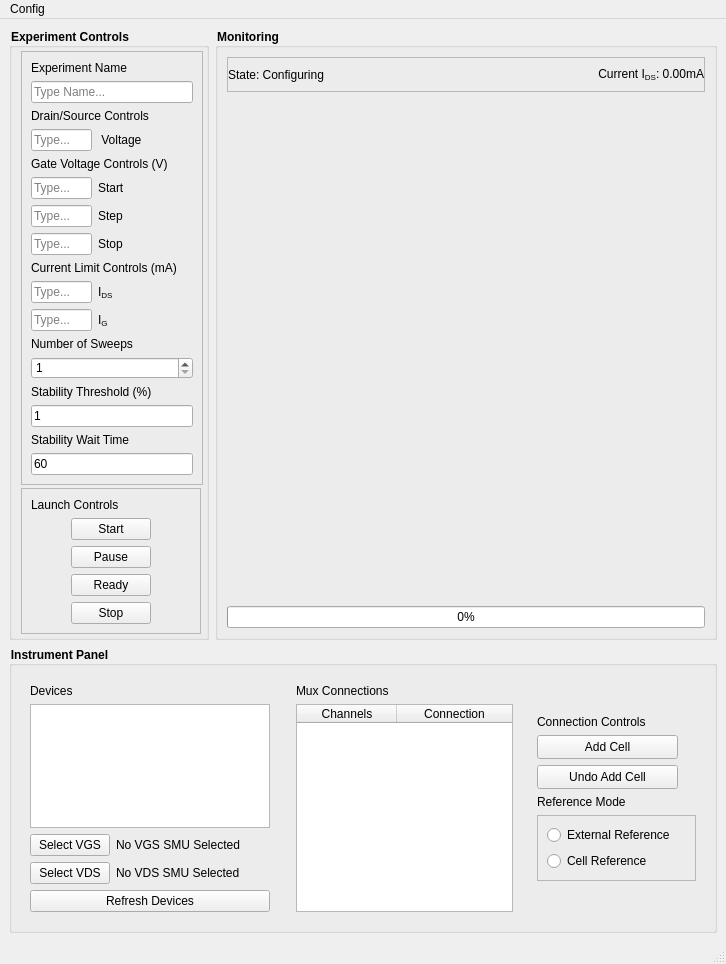
<?xml version="1.0" encoding="UTF-8"?>
<ui version="4.0">
 <class>MainWindow</class>
 <widget class="QMainWindow" name="MainWindow">
  <property name="geometry">
   <rect>
    <x>0</x>
    <y>0</y>
    <width>726</width>
    <height>964</height>
   </rect>
  </property>
  <property name="windowTitle">
   <string>EGFET Controls</string>
  </property>
  <property name="windowIcon">
   <iconset>
    <normaloff>../../../../static/icon.jpg</normaloff>../../../../static/icon.jpg</iconset>
  </property>
  <widget class="QWidget" name="centralwidget">
   <layout class="QGridLayout" name="gridLayout_3">
    <item row="1" column="0">
     <widget class="QGroupBox" name="instrumentPanel">
      <property name="maximumSize">
       <size>
        <width>16777215</width>
        <height>337</height>
       </size>
      </property>
      <property name="autoFillBackground">
       <bool>true</bool>
      </property>
      <property name="styleSheet">
       <string notr="true">font-weight: bold</string>
      </property>
      <property name="title">
       <string>Instrument Panel</string>
      </property>
      <layout class="QGridLayout" name="gridLayout">
       <item row="0" column="1">
        <widget class="QFrame" name="frame">
         <property name="styleSheet">
          <string notr="true">font-weight: normal</string>
         </property>
         <layout class="QVBoxLayout" name="verticalLayout_7">
          <property name="leftMargin">
           <number>9</number>
          </property>
          <property name="topMargin">
           <number>9</number>
          </property>
          <property name="rightMargin">
           <number>9</number>
          </property>
          <property name="bottomMargin">
           <number>9</number>
          </property>
          <item alignment="Qt::AlignmentFlag::AlignLeft">
           <widget class="QLabel" name="label_7">
            <property name="text">
             <string>Mux Connections</string>
            </property>
           </widget>
          </item>
          <item>
           <widget class="QTableWidget" name="tableWidget">
            <property name="minimumSize">
             <size>
              <width>217</width>
              <height>0</height>
             </size>
            </property>
            <property name="verticalScrollBarPolicy">
             <enum>Qt::ScrollBarPolicy::ScrollBarAsNeeded</enum>
            </property>
            <attribute name="horizontalHeaderVisible">
             <bool>true</bool>
            </attribute>
            <attribute name="horizontalHeaderCascadingSectionResizes">
             <bool>false</bool>
            </attribute>
            <attribute name="horizontalHeaderHighlightSections">
             <bool>true</bool>
            </attribute>
            <attribute name="horizontalHeaderShowSortIndicator" stdset="0">
             <bool>false</bool>
            </attribute>
            <attribute name="horizontalHeaderStretchLastSection">
             <bool>true</bool>
            </attribute>
            <attribute name="verticalHeaderVisible">
             <bool>false</bool>
            </attribute>
            <attribute name="verticalHeaderCascadingSectionResizes">
             <bool>false</bool>
            </attribute>
            <attribute name="verticalHeaderStretchLastSection">
             <bool>false</bool>
            </attribute>
            <column>
             <property name="text">
              <string>Channels</string>
             </property>
            </column>
            <column>
             <property name="text">
              <string>Connection</string>
             </property>
            </column>
           </widget>
          </item>
         </layout>
        </widget>
       </item>
       <item row="0" column="2">
        <widget class="QFrame" name="frame">
         <property name="minimumSize">
          <size>
           <width>177</width>
           <height>0</height>
          </size>
         </property>
         <property name="maximumSize">
          <size>
           <width>200</width>
           <height>16777215</height>
          </size>
         </property>
         <property name="styleSheet">
          <string notr="true">font-weight: normal</string>
         </property>
         <layout class="QVBoxLayout" name="verticalLayout_3">
          <property name="leftMargin">
           <number>9</number>
          </property>
          <property name="topMargin">
           <number>9</number>
          </property>
          <property name="rightMargin">
           <number>9</number>
          </property>
          <property name="bottomMargin">
           <number>9</number>
          </property>
          <item>
           <spacer name="verticalSpacer">
            <property name="orientation">
             <enum>Qt::Orientation::Vertical</enum>
            </property>
            <property name="sizeHint" stdset="0">
             <size>
              <width>20</width>
              <height>40</height>
             </size>
            </property>
           </spacer>
          </item>
          <item>
           <widget class="QLabel" name="label_5">
            <property name="text">
             <string>Connection Controls</string>
            </property>
           </widget>
          </item>
          <item>
           <layout class="QHBoxLayout" name="horizontalLayout_7">
            <item>
             <widget class="QPushButton" name="addCellButton">
              <property name="minimumSize">
               <size>
                <width>141</width>
                <height>24</height>
               </size>
              </property>
              <property name="text">
               <string>Add Cell</string>
              </property>
             </widget>
            </item>
            <item>
             <spacer name="horizontalSpacer_9">
              <property name="orientation">
               <enum>Qt::Orientation::Horizontal</enum>
              </property>
              <property name="sizeHint" stdset="0">
               <size>
                <width>40</width>
                <height>20</height>
               </size>
              </property>
             </spacer>
            </item>
           </layout>
          </item>
          <item>
           <layout class="QHBoxLayout" name="horizontalLayout_8">
            <item>
             <widget class="QPushButton" name="removeCellButton">
              <property name="minimumSize">
               <size>
                <width>141</width>
                <height>24</height>
               </size>
              </property>
              <property name="text">
               <string>Undo Add Cell</string>
              </property>
             </widget>
            </item>
            <item>
             <spacer name="horizontalSpacer_11">
              <property name="orientation">
               <enum>Qt::Orientation::Horizontal</enum>
              </property>
              <property name="sizeHint" stdset="0">
               <size>
                <width>40</width>
                <height>20</height>
               </size>
              </property>
             </spacer>
            </item>
           </layout>
          </item>
          <item>
           <widget class="QLabel" name="label_6">
            <property name="text">
             <string>Reference Mode</string>
            </property>
           </widget>
          </item>
          <item>
           <widget class="QFrame" name="referenceModeFrame">
            <property name="frameShape">
             <enum>QFrame::Shape::StyledPanel</enum>
            </property>
            <property name="frameShadow">
             <enum>QFrame::Shadow::Raised</enum>
            </property>
            <layout class="QVBoxLayout" name="verticalLayout_8">
             <item>
              <widget class="QRadioButton" name="externalReferenceRadio">
               <property name="text">
                <string>External Reference</string>
               </property>
               <property name="checkable">
                <bool>true</bool>
               </property>
               <property name="checked">
                <bool>false</bool>
               </property>
               <attribute name="buttonGroup">
                <string notr="true">referenceModeButtonGroup</string>
               </attribute>
              </widget>
             </item>
             <item>
              <widget class="QRadioButton" name="cellReferenceRadio">
               <property name="text">
                <string>Cell Reference </string>
               </property>
               <property name="checked">
                <bool>false</bool>
               </property>
               <attribute name="buttonGroup">
                <string notr="true">referenceModeButtonGroup</string>
               </attribute>
              </widget>
             </item>
            </layout>
           </widget>
          </item>
          <item>
           <spacer name="verticalSpacer_2">
            <property name="orientation">
             <enum>Qt::Orientation::Vertical</enum>
            </property>
            <property name="sizeHint" stdset="0">
             <size>
              <width>20</width>
              <height>40</height>
             </size>
            </property>
           </spacer>
          </item>
         </layout>
        </widget>
       </item>
       <item row="0" column="0">
        <widget class="QFrame" name="devicesFrame">
         <property name="maximumSize">
          <size>
           <width>300</width>
           <height>16777215</height>
          </size>
         </property>
         <property name="styleSheet">
          <string notr="true">font-weight:normal</string>
         </property>
         <layout class="QGridLayout" name="gridLayout_2">
          <property name="sizeConstraint">
           <enum>QLayout::SizeConstraint::SetDefaultConstraint</enum>
          </property>
          <item row="2" column="0">
           <layout class="QHBoxLayout" name="horizontalLayout_11">
            <item>
             <widget class="QPushButton" name="selectVGSDeviceButton">
              <property name="text">
               <string>Select VGS</string>
              </property>
             </widget>
            </item>
            <item>
             <widget class="QLabel" name="vgsSourceText">
              <property name="text">
               <string>No VGS SMU Selected</string>
              </property>
             </widget>
            </item>
            <item>
             <spacer name="horizontalSpacer_17">
              <property name="orientation">
               <enum>Qt::Orientation::Horizontal</enum>
              </property>
              <property name="sizeHint" stdset="0">
               <size>
                <width>40</width>
                <height>20</height>
               </size>
              </property>
             </spacer>
            </item>
           </layout>
          </item>
          <item row="3" column="0">
           <layout class="QHBoxLayout" name="horizontalLayout_10">
            <item>
             <widget class="QPushButton" name="selectVDSDeviceButton">
              <property name="text">
               <string>Select VDS</string>
              </property>
             </widget>
            </item>
            <item>
             <widget class="QLabel" name="vdsSourceText">
              <property name="text">
               <string>No VDS SMU Selected</string>
              </property>
             </widget>
            </item>
            <item>
             <spacer name="horizontalSpacer_15">
              <property name="orientation">
               <enum>Qt::Orientation::Horizontal</enum>
              </property>
              <property name="sizeHint" stdset="0">
               <size>
                <width>40</width>
                <height>20</height>
               </size>
              </property>
             </spacer>
            </item>
           </layout>
          </item>
          <item row="1" column="0">
           <widget class="QListWidget" name="deviceListWidget">
            <property name="minimumSize">
             <size>
              <width>240</width>
              <height>0</height>
             </size>
            </property>
            <property name="maximumSize">
             <size>
              <width>240</width>
              <height>16777215</height>
             </size>
            </property>
           </widget>
          </item>
          <item row="4" column="0">
           <widget class="QPushButton" name="refreshDeviceListButton">
            <property name="text">
             <string>Refresh Devices</string>
            </property>
           </widget>
          </item>
          <item row="0" column="0">
           <widget class="QLabel" name="label_4">
            <property name="text">
             <string>Devices</string>
            </property>
           </widget>
          </item>
          <item row="1" column="1">
           <spacer name="horizontalSpacer_20">
            <property name="orientation">
             <enum>Qt::Orientation::Horizontal</enum>
            </property>
            <property name="sizeHint" stdset="0">
             <size>
              <width>40</width>
              <height>20</height>
             </size>
            </property>
           </spacer>
          </item>
         </layout>
        </widget>
       </item>
      </layout>
     </widget>
    </item>
    <item row="0" column="0">
     <layout class="QHBoxLayout" name="horizontalLayout">
      <item>
       <widget class="QGroupBox" name="experimentPanel">
        <property name="maximumSize">
         <size>
          <width>200</width>
          <height>16777215</height>
         </size>
        </property>
        <property name="autoFillBackground">
         <bool>true</bool>
        </property>
        <property name="styleSheet">
         <string notr="true">QGroupBox {font-weight: bold}</string>
        </property>
        <property name="title">
         <string>Experiment Controls</string>
        </property>
        <property name="flat">
         <bool>false</bool>
        </property>
        <property name="checkable">
         <bool>false</bool>
        </property>
        <property name="checked">
         <bool>false</bool>
        </property>
        <layout class="QVBoxLayout" name="verticalLayout">
         <property name="spacing">
          <number>3</number>
         </property>
         <property name="topMargin">
          <number>3</number>
         </property>
         <property name="rightMargin">
          <number>3</number>
         </property>
         <property name="bottomMargin">
          <number>3</number>
         </property>
         <item>
          <widget class="QFrame" name="experimentSettingsFrame">
           <property name="frameShape">
            <enum>QFrame::Shape::StyledPanel</enum>
           </property>
           <property name="frameShadow">
            <enum>QFrame::Shadow::Raised</enum>
           </property>
           <layout class="QVBoxLayout" name="verticalLayout_5">
            <item>
             <widget class="QLabel" name="label_15">
              <property name="text">
               <string>Experiment Name</string>
              </property>
             </widget>
            </item>
            <item>
             <widget class="QLineEdit" name="experimentNameText">
              <property name="placeholderText">
               <string>Type Name...</string>
              </property>
             </widget>
            </item>
            <item>
             <widget class="QLabel" name="fixed_source_label">
              <property name="text">
               <string>Drain/Source Controls</string>
              </property>
             </widget>
            </item>
            <item>
             <layout class="QHBoxLayout" name="horizontalLayout_14">
              <item>
               <widget class="QLineEdit" name="drainVoltageText">
                <property name="maximumSize">
                 <size>
                  <width>61</width>
                  <height>23</height>
                 </size>
                </property>
                <property name="text">
                 <string/>
                </property>
                <property name="placeholderText">
                 <string>Type...</string>
                </property>
               </widget>
              </item>
              <item>
               <widget class="QLabel" name="label_9">
                <property name="text">
                 <string> Voltage</string>
                </property>
               </widget>
              </item>
              <item>
               <spacer name="horizontalSpacer_18">
                <property name="orientation">
                 <enum>Qt::Orientation::Horizontal</enum>
                </property>
                <property name="sizeHint" stdset="0">
                 <size>
                  <width>40</width>
                  <height>20</height>
                 </size>
                </property>
               </spacer>
              </item>
             </layout>
            </item>
            <item>
             <widget class="QLabel" name="sweep_controls_label">
              <property name="text">
               <string>Gate Voltage Controls (V)</string>
              </property>
             </widget>
            </item>
            <item>
             <layout class="QHBoxLayout" name="horizontalLayout_2">
              <item>
               <widget class="QLineEdit" name="gateStartText">
                <property name="maximumSize">
                 <size>
                  <width>61</width>
                  <height>23</height>
                 </size>
                </property>
                <property name="text">
                 <string/>
                </property>
                <property name="placeholderText">
                 <string>Type...</string>
                </property>
               </widget>
              </item>
              <item>
               <widget class="QLabel" name="label">
                <property name="text">
                 <string>Start</string>
                </property>
               </widget>
              </item>
              <item>
               <spacer name="horizontalSpacer">
                <property name="orientation">
                 <enum>Qt::Orientation::Horizontal</enum>
                </property>
                <property name="sizeHint" stdset="0">
                 <size>
                  <width>40</width>
                  <height>20</height>
                 </size>
                </property>
               </spacer>
              </item>
             </layout>
            </item>
            <item>
             <layout class="QHBoxLayout" name="horizontalLayout_3">
              <item>
               <widget class="QLineEdit" name="gateStepText">
                <property name="maximumSize">
                 <size>
                  <width>61</width>
                  <height>23</height>
                 </size>
                </property>
                <property name="text">
                 <string/>
                </property>
                <property name="placeholderText">
                 <string>Type...</string>
                </property>
               </widget>
              </item>
              <item>
               <widget class="QLabel" name="label_2">
                <property name="text">
                 <string>Step</string>
                </property>
               </widget>
              </item>
              <item>
               <spacer name="horizontalSpacer_2">
                <property name="orientation">
                 <enum>Qt::Orientation::Horizontal</enum>
                </property>
                <property name="sizeHint" stdset="0">
                 <size>
                  <width>40</width>
                  <height>20</height>
                 </size>
                </property>
               </spacer>
              </item>
             </layout>
            </item>
            <item>
             <layout class="QHBoxLayout" name="horizontalLayout_4">
              <item>
               <widget class="QLineEdit" name="gateStopText">
                <property name="maximumSize">
                 <size>
                  <width>61</width>
                  <height>23</height>
                 </size>
                </property>
                <property name="text">
                 <string/>
                </property>
                <property name="placeholderText">
                 <string>Type...</string>
                </property>
               </widget>
              </item>
              <item>
               <widget class="QLabel" name="label_3">
                <property name="text">
                 <string>Stop</string>
                </property>
               </widget>
              </item>
              <item>
               <spacer name="horizontalSpacer_3">
                <property name="orientation">
                 <enum>Qt::Orientation::Horizontal</enum>
                </property>
                <property name="sizeHint" stdset="0">
                 <size>
                  <width>40</width>
                  <height>20</height>
                 </size>
                </property>
               </spacer>
              </item>
             </layout>
            </item>
            <item>
             <widget class="QLabel" name="label_11">
              <property name="text">
               <string>Current Limit Controls (mA)</string>
              </property>
             </widget>
            </item>
            <item>
             <layout class="QHBoxLayout" name="horizontalLayout_18">
              <item>
               <widget class="QLineEdit" name="idsCurrentLimitText">
                <property name="maximumSize">
                 <size>
                  <width>61</width>
                  <height>23</height>
                 </size>
                </property>
                <property name="text">
                 <string/>
                </property>
                <property name="placeholderText">
                 <string>Type...</string>
                </property>
               </widget>
              </item>
              <item>
               <widget class="QLabel" name="label_13">
                <property name="text">
                 <string>&lt;html&gt;&lt;head/&gt;&lt;body&gt;&lt;p&gt;I&lt;span style=&quot; vertical-align:sub;&quot;&gt;DS&lt;/span&gt;&lt;/p&gt;&lt;/body&gt;&lt;/html&gt;</string>
                </property>
               </widget>
              </item>
              <item>
               <spacer name="horizontalSpacer_16">
                <property name="orientation">
                 <enum>Qt::Orientation::Horizontal</enum>
                </property>
                <property name="sizeHint" stdset="0">
                 <size>
                  <width>40</width>
                  <height>20</height>
                 </size>
                </property>
               </spacer>
              </item>
             </layout>
            </item>
            <item>
             <layout class="QHBoxLayout" name="horizontalLayout_17">
              <item>
               <widget class="QLineEdit" name="igCurrentLimitText">
                <property name="maximumSize">
                 <size>
                  <width>61</width>
                  <height>23</height>
                 </size>
                </property>
                <property name="text">
                 <string/>
                </property>
                <property name="placeholderText">
                 <string>Type...</string>
                </property>
               </widget>
              </item>
              <item>
               <widget class="QLabel" name="label_12">
                <property name="text">
                 <string>&lt;html&gt;&lt;head/&gt;&lt;body&gt;&lt;p&gt;I&lt;span style=&quot; vertical-align:sub;&quot;&gt;G&lt;/span&gt;&lt;/p&gt;&lt;/body&gt;&lt;/html&gt;</string>
                </property>
               </widget>
              </item>
              <item>
               <spacer name="horizontalSpacer_8">
                <property name="orientation">
                 <enum>Qt::Orientation::Horizontal</enum>
                </property>
                <property name="sizeHint" stdset="0">
                 <size>
                  <width>40</width>
                  <height>20</height>
                 </size>
                </property>
               </spacer>
              </item>
             </layout>
            </item>
            <item>
             <widget class="QLabel" name="label_16">
              <property name="text">
               <string>Number of Sweeps</string>
              </property>
             </widget>
            </item>
            <item>
             <widget class="QSpinBox" name="numSweepsSpin">
              <property name="minimum">
               <number>1</number>
              </property>
              <property name="maximum">
               <number>999</number>
              </property>
             </widget>
            </item>
            <item>
             <widget class="QLabel" name="label_17">
              <property name="text">
               <string>Stability Threshold (%)</string>
              </property>
             </widget>
            </item>
            <item>
             <widget class="QLineEdit" name="stabilityThresholdText">
              <property name="text">
               <string>1</string>
              </property>
             </widget>
            </item>
            <item>
             <widget class="QLabel" name="label_8">
              <property name="text">
               <string>Stability Wait Time</string>
              </property>
             </widget>
            </item>
            <item>
             <widget class="QLineEdit" name="stabilityWaitTimeInput">
              <property name="text">
               <string>60</string>
              </property>
             </widget>
            </item>
           </layout>
          </widget>
         </item>
         <item alignment="Qt::AlignmentFlag::AlignLeft">
          <widget class="QFrame" name="launchControlsFrame">
           <property name="frameShape">
            <enum>QFrame::Shape::StyledPanel</enum>
           </property>
           <property name="frameShadow">
            <enum>QFrame::Shadow::Raised</enum>
           </property>
           <layout class="QVBoxLayout" name="verticalLayout_2">
            <item>
             <widget class="QLabel" name="label_14">
              <property name="text">
               <string>Launch Controls</string>
              </property>
             </widget>
            </item>
            <item>
             <layout class="QHBoxLayout" name="horizontalLayout_5">
              <item>
               <spacer name="horizontalSpacer_4">
                <property name="orientation">
                 <enum>Qt::Orientation::Horizontal</enum>
                </property>
                <property name="sizeHint" stdset="0">
                 <size>
                  <width>40</width>
                  <height>20</height>
                 </size>
                </property>
               </spacer>
              </item>
              <item>
               <widget class="QPushButton" name="startExperimentButton">
                <property name="text">
                 <string>Start</string>
                </property>
               </widget>
              </item>
              <item>
               <spacer name="horizontalSpacer_5">
                <property name="orientation">
                 <enum>Qt::Orientation::Horizontal</enum>
                </property>
                <property name="sizeHint" stdset="0">
                 <size>
                  <width>40</width>
                  <height>20</height>
                 </size>
                </property>
               </spacer>
              </item>
             </layout>
            </item>
            <item>
             <layout class="QHBoxLayout" name="horizontalLayout_9">
              <item>
               <spacer name="horizontalSpacer_13">
                <property name="orientation">
                 <enum>Qt::Orientation::Horizontal</enum>
                </property>
                <property name="sizeHint" stdset="0">
                 <size>
                  <width>40</width>
                  <height>20</height>
                 </size>
                </property>
               </spacer>
              </item>
              <item>
               <widget class="QPushButton" name="pauseExperimentButton">
                <property name="text">
                 <string>Pause</string>
                </property>
               </widget>
              </item>
              <item>
               <spacer name="horizontalSpacer_19">
                <property name="orientation">
                 <enum>Qt::Orientation::Horizontal</enum>
                </property>
                <property name="sizeHint" stdset="0">
                 <size>
                  <width>40</width>
                  <height>20</height>
                 </size>
                </property>
               </spacer>
              </item>
             </layout>
            </item>
            <item>
             <layout class="QHBoxLayout" name="horizontalLayout_16">
              <item>
               <spacer name="horizontalSpacer_21">
                <property name="orientation">
                 <enum>Qt::Orientation::Horizontal</enum>
                </property>
                <property name="sizeHint" stdset="0">
                 <size>
                  <width>40</width>
                  <height>20</height>
                 </size>
                </property>
               </spacer>
              </item>
              <item>
               <widget class="QPushButton" name="readyUserTrigger">
                <property name="text">
                 <string>Ready</string>
                </property>
               </widget>
              </item>
              <item>
               <spacer name="horizontalSpacer_22">
                <property name="orientation">
                 <enum>Qt::Orientation::Horizontal</enum>
                </property>
                <property name="sizeHint" stdset="0">
                 <size>
                  <width>40</width>
                  <height>20</height>
                 </size>
                </property>
               </spacer>
              </item>
             </layout>
            </item>
            <item>
             <layout class="QHBoxLayout" name="horizontalLayout_6">
              <item>
               <spacer name="horizontalSpacer_6">
                <property name="orientation">
                 <enum>Qt::Orientation::Horizontal</enum>
                </property>
                <property name="sizeHint" stdset="0">
                 <size>
                  <width>40</width>
                  <height>20</height>
                 </size>
                </property>
               </spacer>
              </item>
              <item>
               <widget class="QPushButton" name="stopExperimentButton">
                <property name="text">
                 <string>Stop</string>
                </property>
               </widget>
              </item>
              <item>
               <spacer name="horizontalSpacer_7">
                <property name="orientation">
                 <enum>Qt::Orientation::Horizontal</enum>
                </property>
                <property name="sizeHint" stdset="0">
                 <size>
                  <width>40</width>
                  <height>20</height>
                 </size>
                </property>
               </spacer>
              </item>
             </layout>
            </item>
           </layout>
          </widget>
         </item>
         <item>
          <spacer name="verticalSpacer_3">
           <property name="orientation">
            <enum>Qt::Orientation::Vertical</enum>
           </property>
           <property name="sizeHint" stdset="0">
            <size>
             <width>20</width>
             <height>40</height>
            </size>
           </property>
          </spacer>
         </item>
        </layout>
       </widget>
      </item>
      <item>
       <widget class="QGroupBox" name="monitorPanel">
        <property name="enabled">
         <bool>true</bool>
        </property>
        <property name="autoFillBackground">
         <bool>true</bool>
        </property>
        <property name="styleSheet">
         <string notr="true">QGroupBox {font-weight:bold}</string>
        </property>
        <property name="title">
         <string>Monitoring</string>
        </property>
        <property name="flat">
         <bool>false</bool>
        </property>
        <layout class="QVBoxLayout" name="verticalLayout_4">
         <item>
          <widget class="QFrame" name="frame_2">
           <property name="maximumSize">
            <size>
             <width>16777215</width>
             <height>35</height>
            </size>
           </property>
           <property name="frameShape">
            <enum>QFrame::Shape::StyledPanel</enum>
           </property>
           <property name="frameShadow">
            <enum>QFrame::Shadow::Raised</enum>
           </property>
           <layout class="QHBoxLayout" name="horizontalLayout_19">
            <property name="spacing">
             <number>0</number>
            </property>
            <property name="leftMargin">
             <number>0</number>
            </property>
            <property name="topMargin">
             <number>0</number>
            </property>
            <property name="rightMargin">
             <number>0</number>
            </property>
            <property name="bottomMargin">
             <number>0</number>
            </property>
            <item>
             <widget class="QLabel" name="experimentStateText">
              <property name="text">
               <string>State: Configuring</string>
              </property>
             </widget>
            </item>
            <item>
             <widget class="QLabel" name="latestValueLabel">
              <property name="maximumSize">
               <size>
                <width>16777215</width>
                <height>15</height>
               </size>
              </property>
              <property name="layoutDirection">
               <enum>Qt::LayoutDirection::LeftToRight</enum>
              </property>
              <property name="text">
               <string>Current I&lt;sub&gt;DS&lt;/sub&gt;: 0.00mA</string>
              </property>
              <property name="alignment">
               <set>Qt::AlignmentFlag::AlignRight|Qt::AlignmentFlag::AlignTrailing|Qt::AlignmentFlag::AlignVCenter</set>
              </property>
             </widget>
            </item>
           </layout>
          </widget>
         </item>
         <item>
          <widget class="QWidget" name="graphContainer" native="true">
           <property name="minimumSize">
            <size>
             <width>0</width>
             <height>231</height>
            </size>
           </property>
          </widget>
         </item>
         <item>
          <widget class="QProgressBar" name="progressBar">
           <property name="value">
            <number>0</number>
           </property>
           <property name="textVisible">
            <bool>true</bool>
           </property>
           <property name="invertedAppearance">
            <bool>false</bool>
           </property>
          </widget>
         </item>
        </layout>
       </widget>
      </item>
     </layout>
    </item>
   </layout>
  </widget>
  <widget class="QMenuBar" name="menubar">
   <property name="geometry">
    <rect>
     <x>0</x>
     <y>0</y>
     <width>726</width>
     <height>22</height>
    </rect>
   </property>
   <widget class="QMenu" name="menuFile">
    <property name="title">
     <string>Config</string>
    </property>
    <widget class="QMenu" name="menuSamplingMode">
     <property name="title">
      <string>Sampling Mode</string>
     </property>
     <addaction name="actionPt"/>
     <addaction name="actionStableMean"/>
     <addaction name="actionMean"/>
    </widget>
    <widget class="QMenu" name="menuSweep_VDS_VGS">
     <property name="title">
      <string>Sweep Mode</string>
     </property>
     <addaction name="actionSweep_VDS"/>
     <addaction name="actionSweep_VGS"/>
    </widget>
    <addaction name="actionSave_Config"/>
    <addaction name="actionLoad_Config"/>
    <addaction name="actionSet_Data_Folder"/>
    <addaction name="actionFilename_fix"/>
    <addaction name="menuSamplingMode"/>
    <addaction name="menuSweep_VDS_VGS"/>
   </widget>
   <addaction name="menuFile"/>
  </widget>
  <widget class="QStatusBar" name="statusbar"/>
  <action name="actionSave_Config">
   <property name="text">
    <string>Save Config</string>
   </property>
  </action>
  <action name="actionLoad_Config">
   <property name="text">
    <string>Load Config</string>
   </property>
  </action>
  <action name="actionSet_Data_Folder">
   <property name="text">
    <string>Set Data Folder</string>
   </property>
  </action>
  <action name="actionFilename_Prefix">
   <property name="text">
    <string>Filename Prefix</string>
   </property>
  </action>
  <action name="actionFilename_fix">
   <property name="text">
    <string>Filename Pre/Suffix</string>
   </property>
  </action>
  <action name="actionPoint">
   <property name="checkable">
    <bool>true</bool>
   </property>
   <property name="text">
    <string>Point</string>
   </property>
  </action>
  <action name="actionStable_Mean">
   <property name="checkable">
    <bool>true</bool>
   </property>
   <property name="text">
    <string>Stable Mean</string>
   </property>
  </action>
  <action name="actionPt">
   <property name="text">
    <string>Simple</string>
   </property>
  </action>
  <action name="actionStableMean">
   <property name="text">
    <string>Stable Mean</string>
   </property>
  </action>
  <action name="actionVDS">
   <property name="checkable">
    <bool>true</bool>
   </property>
   <property name="text">
    <string>VDS</string>
   </property>
  </action>
  <action name="actionIDS">
   <property name="checkable">
    <bool>true</bool>
   </property>
   <property name="text">
    <string>VGS</string>
   </property>
  </action>
  <action name="actionMean">
   <property name="text">
    <string>Mean</string>
   </property>
  </action>
  <action name="actionSweep_VDS">
   <property name="text">
    <string>Sweep VDS</string>
   </property>
  </action>
  <action name="actionSweep_VGS">
   <property name="text">
    <string>Sweep VGS</string>
   </property>
  </action>
 </widget>
 <resources/>
 <connections/>
 <buttongroups>
  <buttongroup name="referenceModeButtonGroup"/>
 </buttongroups>
</ui>
